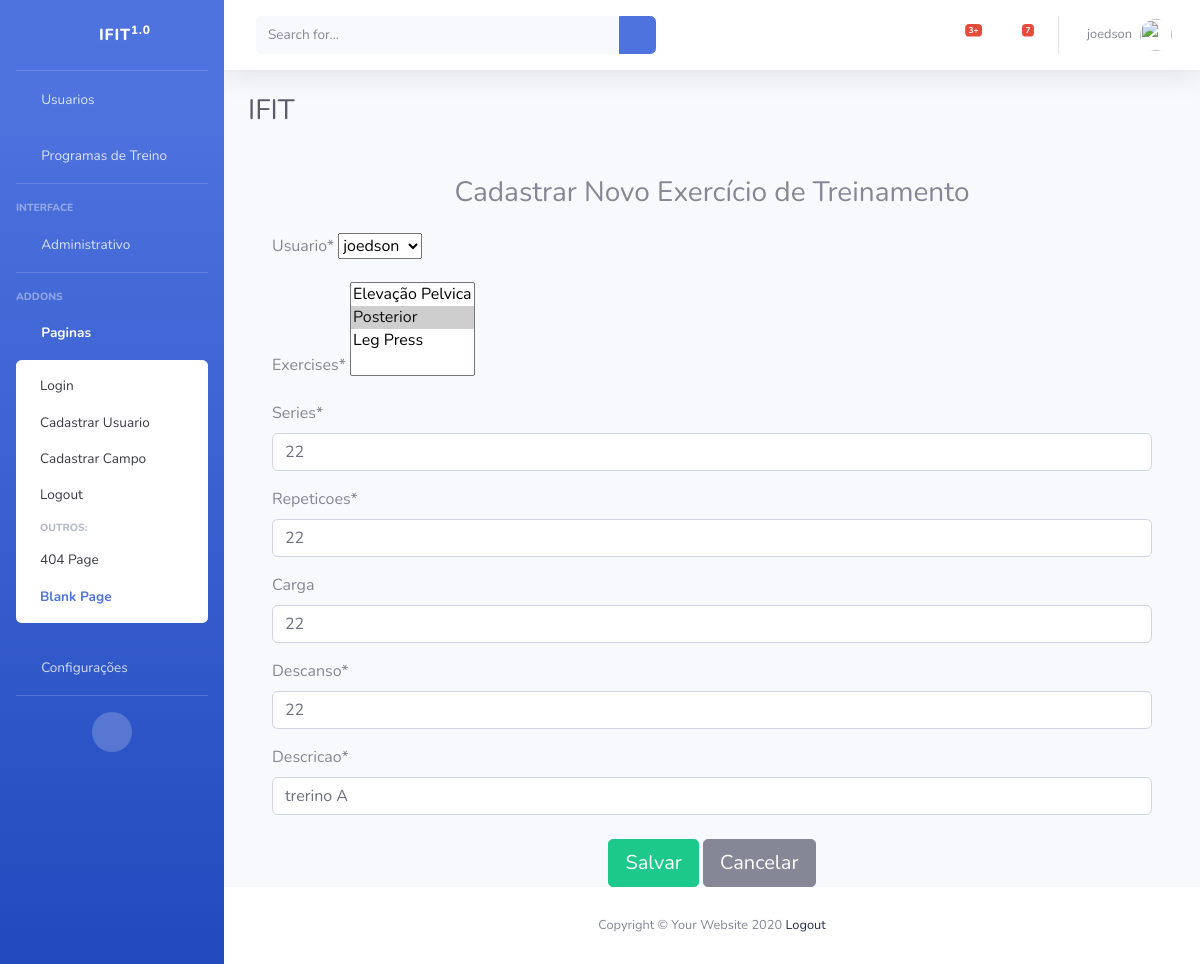
The page /editar/training-exercicio/9/ (signed in) on the database as committed earlier.
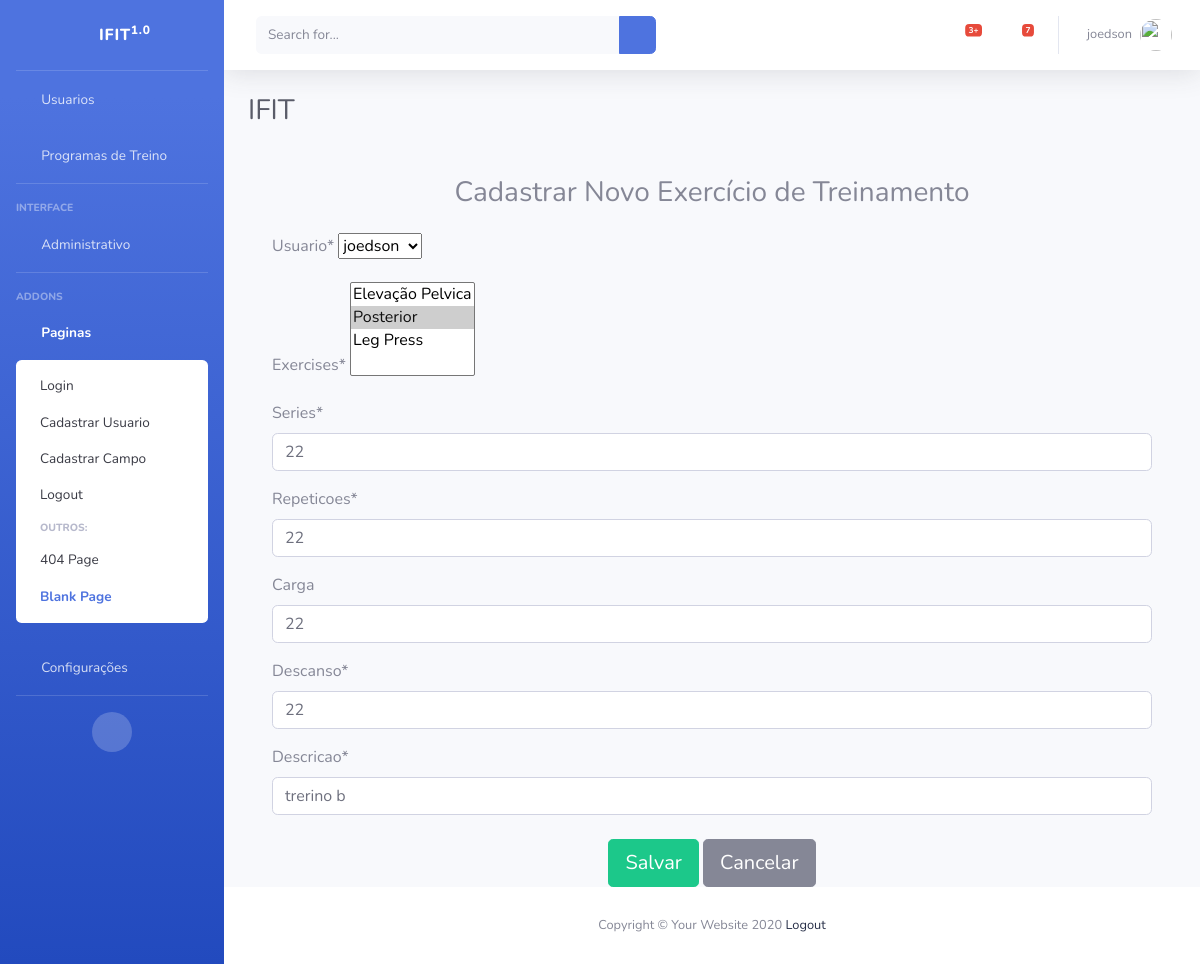
The same page on the database as committed later.
### cadastros/models.py (models this page shows, shortened)
class TrainingExercicio(models.Model):
    exercises = models.ManyToManyField(Exercicio)
    series = models.IntegerField()
    repeticoes = models.IntegerField()
    carga = models.CharField(max_length=50, blank=True, null=True)
    descanso = models.IntegerField()  # em segundos
    descricao = models.CharField(max_length=100, default='Descrição padrão')
    usuario = models.ForeignKey(User, on_delete=models.CASCADE)

### cadastros/views.py (the view)
# urls.py: path('editar/training-exercicio/<int:pk>/', TrainingExercicioUpdate.as_view(), name='editar-training-exercicio'),
class TrainingExercicioUpdate(LoginRequiredMixin, UpdateView):
    login_url = reverse_lazy('login')
    model = TrainingExercicio
    form_class = TrainingExercicioForm
    template_name = 'cadastros/form_training_exercicio.html'
    success_url = reverse_lazy('listar-training-exercicios')

### cadastros/forms.py
class TrainingExercicioForm(forms.ModelForm):
    class Meta:
        model = TrainingExercicio
        fields = ['usuario', 'exercises', 'series', 'repeticoes', 'carga', 'descanso', 'descricao']

### cadastros/models.py (called while the page is built)
    def __str__(self):
        return self.exercicio

### cadastros/templates/cadastros/form_training_exercicio.html (shortened to what this page needs)
{% extends 'paginas/index.html' %}
{% load static %}
{% load crispy_forms_tags %}
{% block conteudo %}
<div class="container mt-5">
    <h3 class="text-center mb-4">Cadastrar Novo Exercício de Treinamento</h3>
    <form method="post">
        {{ form|crispy }}
        <div class="text-center mt-4">
            <button type="submit" class="btn btn-success btn-lg">Salvar</button>
            <a href="{% url 'listar-training-exercicios' %}" class="btn btn-secondary btn-lg">Cancelar</a>
        </div>
    </form>
</div>
{% endblock %}

Rows that differ between the two databases and show on the page:
changed TrainingExercicio "joedson": descricao "trerino A" → "trerino b"
